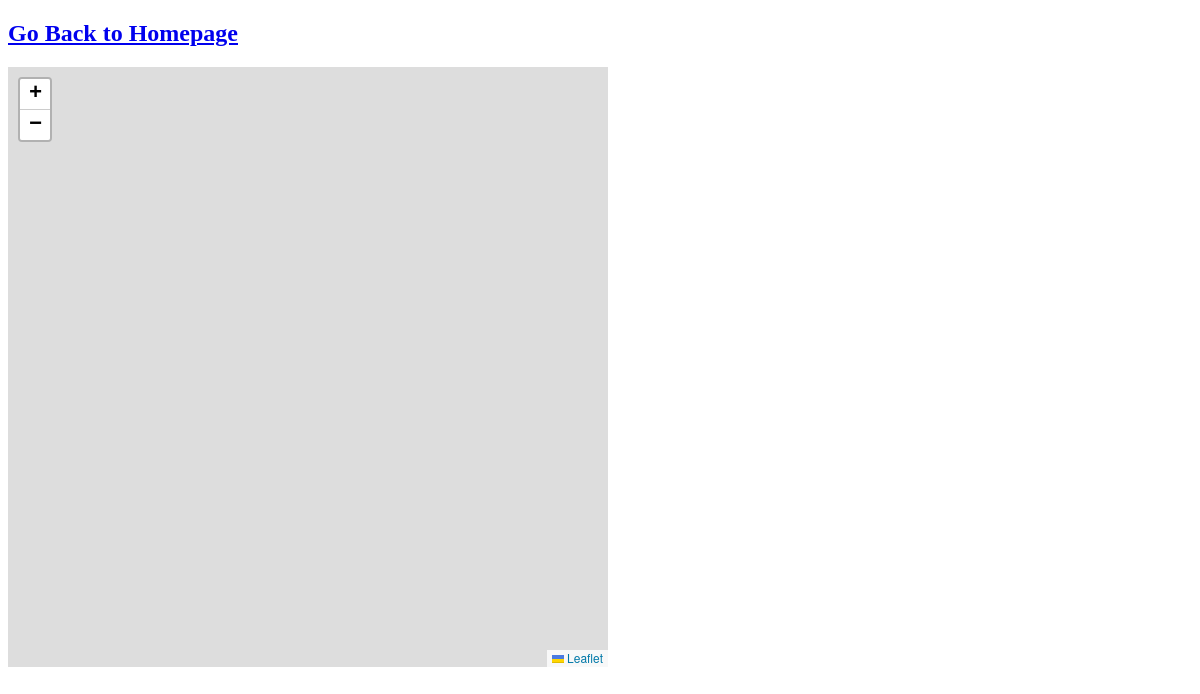
/home/7/, run on an earlier commit of the app's database.
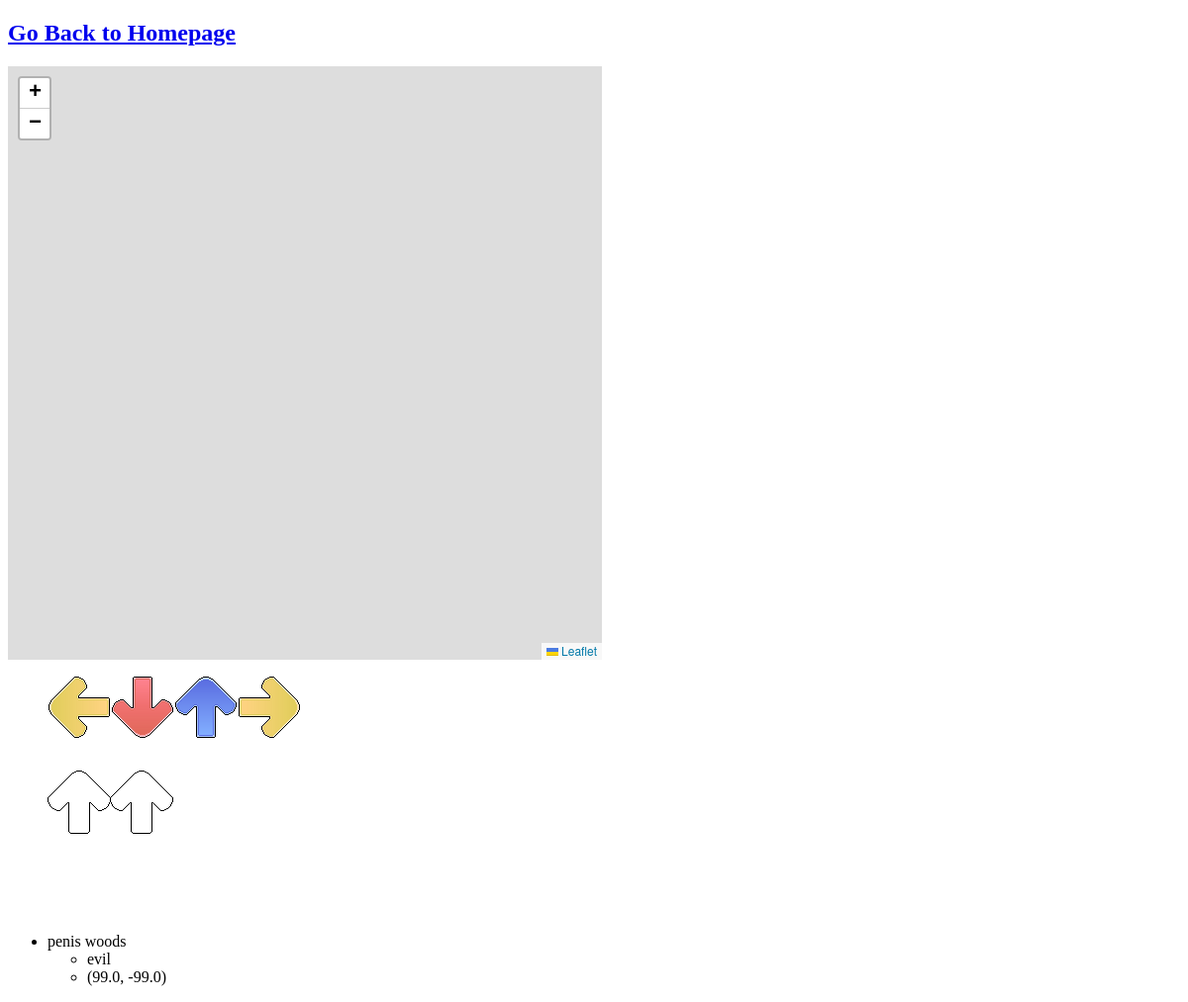
And on a later commit of the database.
### maps/models.py (models this page shows)
class Spot(models.Model):
    spot_name = models.CharField(max_length=64)
    spot_description = models.CharField(max_length=256)
    spot_latitude = models.FloatField(default=0)
    spot_longitude = models.FloatField(default=0)
    photo = models.ImageField(upload_to = "media/spotPhotos")

### maps/views.py (the view)
# urls.py: path("<int:spot_id>/", views.SpotPage, name="spot home"),
def SpotPage(request, spot_id):
    spot_list = Spot.objects.filter(id=spot_id)
    cord_list = Spot.objects.filter(id=spot_id).values('spot_name','spot_latitude','spot_longitude') # context for javascript (map marker creation)
    context = {
        "spots": list(spot_list),
        "cords": list(cord_list),
    }
    template = loader.get_template("MapSpot.html")
    return HttpResponse(template.render(context, request))

### maps/templates/MapSpot.html (shortened to what this page needs)
{% extends 'HomeSpot.html' %}
{% block content %}
<div id="map" style = "height: 600px; width: 600px;"></div>
{% endblock content %}

### maps/templates/HomeSpot.html (shortened to what this page needs)
<!DOCTYPE html>
<html lang="en">
<head>
    <link rel="stylesheet" href="https://unpkg.com/leaflet@1.9.4/dist/leaflet.css" />
</head>
<body class="container">
    <a href="/home/"><h2>Go Back to Homepage</h2></a>
    {% block content %}{% endblock content %}
    {% if spots %}
        <ul>
            {% for spot in spots %}
                <a href="/home/{{ spot.id }}/">
                <img src="{{ spot.photo.url }}">
                </a>
                <li> {{spot.spot_name}} </li>
                <ul>
                    <li> {{spot.spot_description}} </li>
                    <li> ({{spot.spot_latitude}}, {{spot.spot_longitude}}) </li>
                </ul>
            {% endfor %}
        </ul>
    {% endif %}
</body>
</html>

What changed in the data, as far as the page shows it:
added Spot: photo (picture), spot_name "penis woods", spot_description "evil", spot_latitude "99.0", spot_longitude "-99.0"
